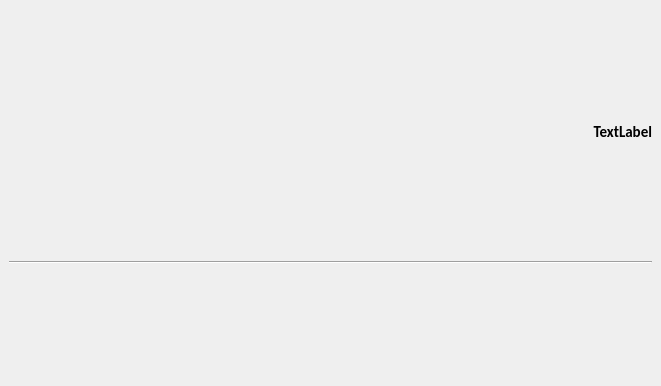
<?xml version="1.0" encoding="UTF-8"?>
<ui version="4.0">
 <class>MainWidget</class>
 <widget class="QMainWindow" name="MainWidget">
  <property name="geometry">
   <rect>
    <x>0</x>
    <y>0</y>
    <width>661</width>
    <height>386</height>
   </rect>
  </property>
  <property name="windowTitle">
   <string>MainWindow</string>
  </property>
  <widget class="QWidget" name="centralwidget">
   <layout class="QVBoxLayout" name="verticalLayout">
    <item>
     <widget class="QLabel" name="uiTitleLbl">
      <property name="sizePolicy">
       <sizepolicy hsizetype="Preferred" vsizetype="Maximum">
        <horstretch>0</horstretch>
        <verstretch>0</verstretch>
       </sizepolicy>
      </property>
      <property name="font">
       <font>
        <family>Calibri</family>
        <pointsize>11</pointsize>
        <weight>75</weight>
        <bold>true</bold>
       </font>
      </property>
      <property name="text">
       <string>TextLabel</string>
      </property>
      <property name="alignment">
       <set>Qt::AlignRight|Qt::AlignTrailing|Qt::AlignVCenter</set>
      </property>
     </widget>
    </item>
    <item>
     <widget class="Line" name="line">
      <property name="orientation">
       <enum>Qt::Horizontal</enum>
      </property>
     </widget>
    </item>
    <item>
     <layout class="QVBoxLayout" name="uiMainVLay"/>
    </item>
   </layout>
  </widget>
 </widget>
 <resources/>
 <connections/>
</ui>
